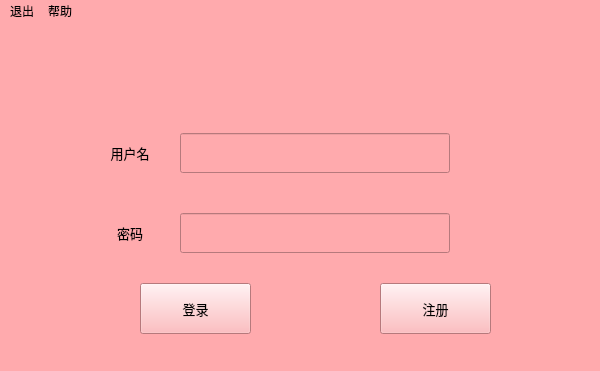
<?xml version="1.0" encoding="UTF-8"?>
<ui version="4.0">
 <class>LoginWindow</class>
 <widget class="QMainWindow" name="LoginWindow">
  <property name="enabled">
   <bool>true</bool>
  </property>
  <property name="geometry">
   <rect>
    <x>0</x>
    <y>0</y>
    <width>600</width>
    <height>371</height>
   </rect>
  </property>
  <property name="minimumSize">
   <size>
    <width>600</width>
    <height>371</height>
   </size>
  </property>
  <property name="maximumSize">
   <size>
    <width>600</width>
    <height>371</height>
   </size>
  </property>
  <property name="windowTitle">
   <string>PyEasier</string>
  </property>
  <property name="styleSheet">
   <string notr="true">background-color: rgb(255, 170, 173);</string>
  </property>
  <widget class="QWidget" name="centralwidget">
   <property name="autoFillBackground">
    <bool>false</bool>
   </property>
   <widget class="QPushButton" name="register_btn">
    <property name="geometry">
     <rect>
      <x>380</x>
      <y>260</y>
      <width>111</width>
      <height>51</height>
     </rect>
    </property>
    <property name="font">
     <font>
      <family>方正小标宋简体</family>
      <pointsize>10</pointsize>
     </font>
    </property>
    <property name="text">
     <string>注册</string>
    </property>
   </widget>
   <widget class="QLineEdit" name="usr_let">
    <property name="geometry">
     <rect>
      <x>180</x>
      <y>110</y>
      <width>270</width>
      <height>40</height>
     </rect>
    </property>
    <property name="font">
     <font>
      <family>方正小标宋简体</family>
      <pointsize>11</pointsize>
     </font>
    </property>
   </widget>
   <widget class="QLineEdit" name="pwd_let">
    <property name="geometry">
     <rect>
      <x>180</x>
      <y>190</y>
      <width>270</width>
      <height>40</height>
     </rect>
    </property>
    <property name="font">
     <font>
      <family>Arial Black</family>
      <pointsize>10</pointsize>
      <weight>75</weight>
      <bold>true</bold>
     </font>
    </property>
    <property name="echoMode">
     <enum>QLineEdit::Password</enum>
    </property>
   </widget>
   <widget class="QPushButton" name="login_btn">
    <property name="geometry">
     <rect>
      <x>140</x>
      <y>260</y>
      <width>111</width>
      <height>51</height>
     </rect>
    </property>
    <property name="font">
     <font>
      <family>方正小标宋简体</family>
      <pointsize>10</pointsize>
     </font>
    </property>
    <property name="text">
     <string>登录</string>
    </property>
    <property name="shortcut">
     <string>Return</string>
    </property>
    <property name="autoDefault">
     <bool>false</bool>
    </property>
    <property name="default">
     <bool>false</bool>
    </property>
   </widget>
   <widget class="QLabel" name="usrname">
    <property name="geometry">
     <rect>
      <x>90</x>
      <y>110</y>
      <width>80</width>
      <height>40</height>
     </rect>
    </property>
    <property name="font">
     <font>
      <family>方正小标宋简体</family>
      <pointsize>10</pointsize>
     </font>
    </property>
    <property name="text">
     <string>&lt;html&gt;&lt;head/&gt;&lt;body&gt;&lt;p&gt;用户名&lt;/p&gt;&lt;/body&gt;&lt;/html&gt;</string>
    </property>
    <property name="textFormat">
     <enum>Qt::AutoText</enum>
    </property>
    <property name="alignment">
     <set>Qt::AlignCenter</set>
    </property>
   </widget>
   <widget class="QLabel" name="password">
    <property name="geometry">
     <rect>
      <x>100</x>
      <y>190</y>
      <width>60</width>
      <height>40</height>
     </rect>
    </property>
    <property name="font">
     <font>
      <family>方正小标宋简体</family>
      <pointsize>10</pointsize>
     </font>
    </property>
    <property name="text">
     <string>&lt;html&gt;&lt;head/&gt;&lt;body&gt;&lt;p&gt;密码&lt;/p&gt;&lt;/body&gt;&lt;/html&gt;</string>
    </property>
    <property name="alignment">
     <set>Qt::AlignCenter</set>
    </property>
   </widget>
   <widget class="QLabel" name="logo_lbl">
    <property name="geometry">
     <rect>
      <x>210</x>
      <y>10</y>
      <width>200</width>
      <height>85</height>
     </rect>
    </property>
    <property name="text">
     <string/>
    </property>
   </widget>
   <zorder>login_btn</zorder>
   <zorder>register_btn</zorder>
   <zorder>usr_let</zorder>
   <zorder>pwd_let</zorder>
   <zorder>usrname</zorder>
   <zorder>password</zorder>
   <zorder>logo_lbl</zorder>
  </widget>
  <widget class="QMenuBar" name="menubar">
   <property name="geometry">
    <rect>
     <x>0</x>
     <y>0</y>
     <width>600</width>
     <height>26</height>
    </rect>
   </property>
   <widget class="QMenu" name="menuExit">
    <property name="title">
     <string>退出</string>
    </property>
    <addaction name="actionExit"/>
   </widget>
   <widget class="QMenu" name="menuHelp">
    <property name="title">
     <string>帮助</string>
    </property>
    <addaction name="actioncleanPwd"/>
   </widget>
   <addaction name="menuExit"/>
   <addaction name="menuHelp"/>
  </widget>
  <widget class="QStatusBar" name="statusbar"/>
  <action name="actionExit">
   <property name="text">
    <string>退出</string>
   </property>
   <property name="shortcut">
    <string>Ctrl+Q</string>
   </property>
  </action>
  <action name="actioncleanPwd">
   <property name="text">
    <string>忘记密码</string>
   </property>
   <property name="shortcut">
    <string>Ctrl+H</string>
   </property>
  </action>
 </widget>
 <resources/>
 <connections/>
</ui>
